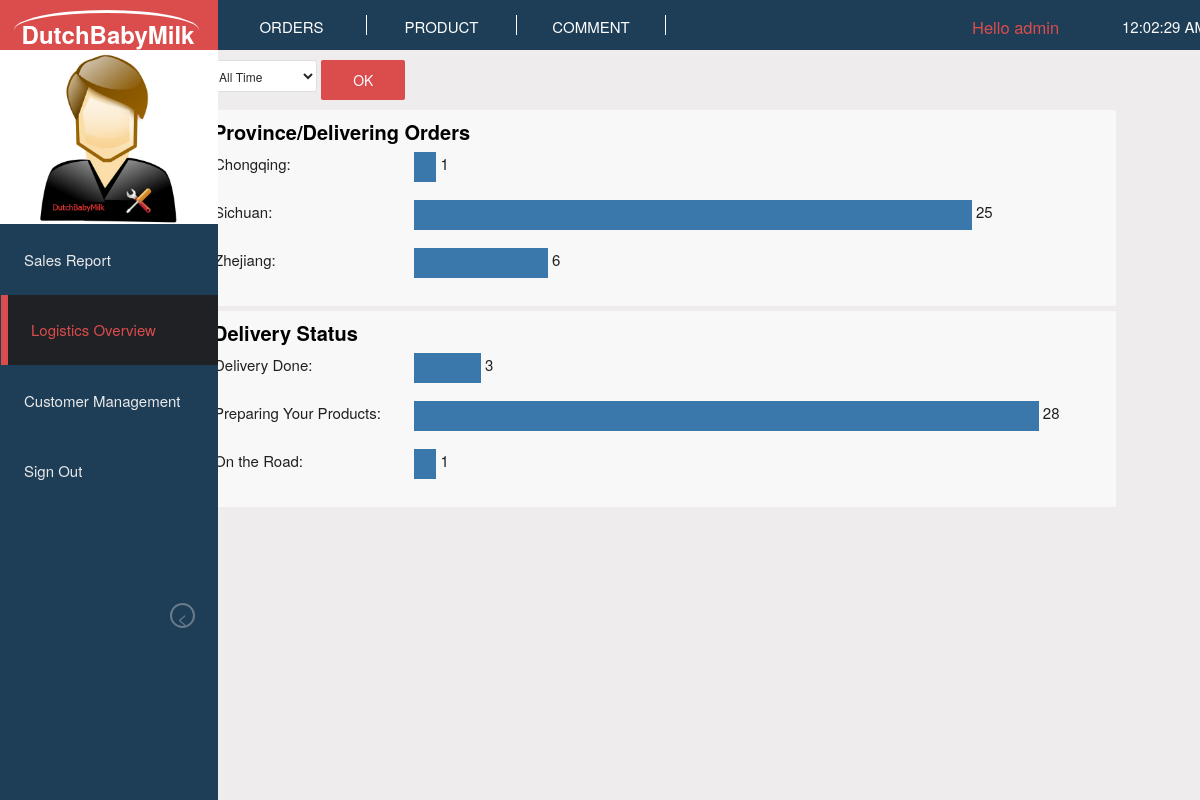
/admin/index.php?page=report&cate=delivery (signed in), run on the app's committed database.
### tables this page shows
CREATE TABLE IF NOT EXISTS `customer` (
  `id` int(11) NOT NULL AUTO_INCREMENT,
  `username` varchar(30) DEFAULT NULL,
  `password` varchar(200) DEFAULT NULL,
  `lastname` varchar(50) DEFAULT NULL,
  `sex` tinyint(4) DEFAULT NULL,
  `firstname` varchar(50) DEFAULT NULL,
  `birthdate` date DEFAULT NULL,
  `phone` varchar(50) DEFAULT NULL,
  `email` varchar(100) DEFAULT NULL,
  `address` varchar(255) DEFAULT NULL,
  `province` varchar(225) NOT NULL,
  `city` varchar(30) DEFAULT NULL,
  PRIMARY KEY (`id`),
  UNIQUE KEY `username` (`username`)
);

CREATE TABLE IF NOT EXISTS `delivery` (
  `id` int(11) NOT NULL AUTO_INCREMENT,
  `status` varchar(200) DEFAULT NULL,
  PRIMARY KEY (`id`)
);

### include/db.php (called while the page is built)
<?php
 class Mysql{
	function __construct(){
		$this->conn=$this->connectDB();
	}
	function connectDB(){
        $conn =  mysqli_connect('localhost','root','',"dbm");
		mysqli_query($conn,"set names gbk");
        return $conn;
    }
	function fetch($result){
        $row = mysqli_fetch_array($result);
        return $row;
    }
	function query($sql){
        $res = mysqli_query($this->conn,$sql);
		return $res;
	}
}
$mysql = new Mysql();
?>

### admin/app/logist.php (the view, shortened to what this page needs)
<?php
include "include/timecond.php";
$sql_sendwhere = "SELECT c.id,c.province,COUNT(*) AS num, ROUND((COUNT(*)/(SELECT COUNT(*) FROM orders $condition AND paid=1))*80,1) AS percents FROM orders AS o JOIN customer AS c ON c.id = o.customer_id $condition AND paid=1 GROUP BY c.province";
$sql_delivery = "SELECT d.id,d.status,COUNT(*) AS num, ROUND(COUNT(*)/(SELECT COUNT(*) FROM orders  $condition AND paid=1)*80,1) AS percents FROM delivery AS d LEFT JOIN orders AS o ON o.delivery_id=d.id  $condition AND paid=1 GROUP BY d.id";
?>
<div class='rep_customer' style='width:96%;'>
	<div class='cus_report'>
		<h3>Province/Delivering Orders</h3>
		<?php
			$res=$mysql->query($sql_sendwhere);
			while($row=$mysql->fetch($res)){
		?>
		  <span class='bar_lable' id='prov<?php echo $row['id'];?>' style='width:200px;'><?php echo $row['province'];?>:&nbsp;</span>
		  <div class='block_bar' id='bar_prov<?php echo $row['id'];?>'></div>&nbsp;<?php echo $row['num'];?><br/><br/>
		<?php
			}
		?>
	</div>
	<div class='cus_report'>
		<h3>Delivery Status</h3>
		<?php
			$res=$mysql->query($sql_delivery);
			while($row=$mysql->fetch($res)){
		?>
		  <span class='bar_lable' id='deli<?php echo $row['id'];?>' style='width:200px;'><?php echo $row['status'];?>:&nbsp;</span>
		  <div class='block_bar' id='bar_deli<?php echo $row['id'];?>'></div>&nbsp;<?php echo $row['num'];?><br/><br/>
		<?php
			}
		?>
	</div>
</div>

### css/kube.css (style rules this page uses)
html { box-sizing: border-box; }
*, *:before, *:after { box-sizing: inherit; }
* { margin: 0; padding: 0; border: 0; outline: 0; font-size: 100%; vertical-align: baseline; background: transparent; }
html { font-size: 62.5%; }
body { font-family: 'Helvetica Neue', Helvetica, Arial, sans-serif; font-size: 1.5em; line-height: 24px; background: #ffffff; color: #202020; }
.title, h1, h2, h3, h4, h5, h6 { font-weight: bold; color: #000000; text-rendering: optimizeLegibility; }
h2, h3, h4, h5, h6 { margin-bottom: 8px; }
.title, h1, h2, h3, h4 { margin-left: -1px; }
h3 { font-size: 2rem; line-height: 24px; }

### css/style.css (style rules this page uses)
html { background: #EEECED; margin: 0 auto; }

### css/admin.css (style rules this page uses)
.rep_customer { width:49%; float:left; }
.cus_report { background: #F8F8F8; margin-bottom:5px; padding:10px; width:99%; }
.block_bar { float:left; width:0%; height:30px; background: #3A78AB; }
.bar_lable { float:left; height:30px; width:90px; }

### data on the page
customer: province "Chongqing", num "1"
customer: province "Sichuan", num "25"
customer: province "Zhejiang", num "6"
delivery: status "Delivery Done", num "3"
delivery: $row['id'] 2 (drawn), status "Preparing Your Products", num "28"
delivery: status "On the Road", num "1"
